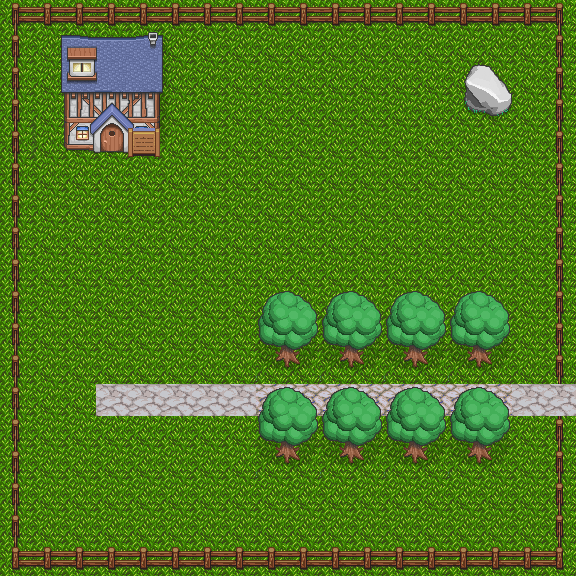

This is a level from a 2D game, rendered from its Tiled map with the project's own tilesets. A one-line summary and the map file follow, with tile-layer data summarised:
An orthogonal 18x18 tile map with 32x32 px tiles, 3 tile layers (Background, Scene, Forground), 12 tilesets and 111 objects (107x collision, 3x event, npc).

<map version="1.0" orientation="orthogonal" renderorder="right-down" width="18" height="18" tilewidth="32" tileheight="32" nextobjectid="164">
 <tileset firstgid="1" name="PathAndObjects" tilewidth="32" tileheight="32" tilecount="256" columns="16">
  <image source="../PathAndObjects.png" width="512" height="512" />
 </tileset>
 <tileset firstgid="257" name="farming_fishing" tilewidth="32" tileheight="32" tilecount="400" columns="20">
  <image source="../lpc_daneeklu/tilesets/farming_fishing.png" width="640" height="640" />
 </tileset>
 <tileset firstgid="657" name="fence" tilewidth="32" tileheight="32" tilecount="18" columns="3">
  <image source="../lpc_daneeklu/tilesets/fence.png" width="96" height="192" />
 </tileset>
 <tileset firstgid="675" name="fence_alt" tilewidth="32" tileheight="32" tilecount="18" columns="3">
  <image source="../lpc_daneeklu/tilesets/fence_alt.png" width="96" height="192" />
 </tileset>
 <tileset firstgid="693" name="plants" tilewidth="32" tileheight="32" tilecount="108" columns="9">
  <image source="../lpc_daneeklu/tilesets/plants.png" width="288" height="384" />
 </tileset>
 <tileset firstgid="801" name="desert" tilewidth="32" tileheight="32" tilecount="72" columns="6">
  <image source="../desert.png" width="208" height="384" />
 </tileset>
 <tileset firstgid="873" name="grassTileset" tilewidth="32" tileheight="32" tilecount="20" columns="10">
  <image source="../grassTileset.png" width="350" height="93" />
 </tileset>
 <tileset firstgid="893" name="desert_tileset32x32" tilewidth="32" tileheight="32" tilecount="42" columns="14">
  <image source="../desert_tileset32x32.png" width="448" height="96" />
 </tileset>
 <tileset firstgid="935" name="tilesheet" tilewidth="32" tileheight="32" tilecount="490" columns="10">
  <image source="../img/1/tilesheet.png" width="320" height="1568" />
 </tileset>
 <tileset firstgid="1425" name="tilesheet1" tilewidth="32" tileheight="32" tilecount="490" columns="10">
  <image source="../img/1/tilesheet1.png" width="320" height="1568" />
 </tileset>
 <tileset firstgid="1915" name="interior" tilewidth="32" tileheight="32" tilecount="256" columns="16">
  <image source="../LPC_house_interior/interior.png" width="512" height="512" />
 </tileset>
 <tileset firstgid="2171" name="roscoe_jenkins32" tilewidth="32" tileheight="32" tilecount="273" columns="13">
  <image source="../roscoe_jenkins32.png" width="416" height="672" />
 </tileset>
 <layer name="Background" width="18" height="18">
  <data>[324 cells, 324 non-empty, 2 distinct tile ids]</data>
 </layer>
 <layer name="Scene" width="18" height="18">
  <data>[324 cells, 146 non-empty, 37 distinct tile ids]</data>
 </layer>
 <objectgroup name="Objects">
  <object id="41" type="collision" x="544" y="32" width="32" height="32" />
  <object id="47" type="collision" x="544" y="0" width="32" height="32" />
  <object id="48" type="collision" x="512" y="0" width="32" height="32" />
  <object id="49" type="collision" x="480" y="0" width="32" height="32" />
  <object id="50" type="collision" x="448" y="0" width="32" height="32" />
  <object id="51" type="collision" x="416" y="0" width="32" height="32" />
  <object id="52" type="collision" x="384" y="0" width="32" height="32" />
  <object id="53" type="collision" x="352" y="0" width="32" height="32" />
  <object id="54" type="collision" x="320" y="0" width="32" height="32" />
  <object id="55" type="collision" x="288" y="0" width="32" height="32" />
  <object id="56" type="collision" x="256" y="0" width="32" height="32" />
  <object id="57" type="collision" x="224" y="0" width="32" height="32" />
  <object id="58" type="collision" x="192" y="0" width="32" height="32" />
  <object id="59" type="collision" x="160" y="0" width="32" height="32" />
  <object id="60" type="collision" x="128" y="0" width="32" height="32" />
  <object id="61" type="collision" x="96" y="0" width="32" height="32" />
  <object id="62" type="collision" x="64" y="0" width="32" height="32" />
  <object id="63" type="collision" x="32" y="0" width="32" height="32" />
  <object id="64" type="collision" x="0" y="0" width="32" height="32" />
  <object id="65" type="collision" x="0" y="32" width="32" height="32" />
  <object id="66" type="collision" x="0" y="64" width="32" height="32" />
  <object id="67" type="collision" x="0" y="96" width="32" height="32" />
  <object id="68" type="collision" x="0" y="128" width="32" height="32" />
  <object id="69" type="collision" x="0" y="160" width="32" height="32" />
  <object id="70" type="collision" x="0" y="192" width="32" height="32" />
  <object id="71" type="collision" x="0" y="224" width="32" height="32" />
  <object id="72" type="collision" x="0" y="256" width="32" height="32" />
  <object id="73" type="collision" x="0" y="288" width="32" height="32" />
  <object id="74" type="collision" x="0" y="320" width="32" height="32" />
  <object id="75" type="collision" x="0" y="352" width="32" height="32" />
  <object id="76" type="collision" x="0" y="384" width="32" height="32" />
  <object id="77" type="collision" x="0" y="416" width="32" height="32" />
  <object id="78" type="collision" x="0" y="448" width="32" height="32" />
  <object id="79" type="collision" x="0" y="480" width="32" height="32" />
  <object id="80" type="collision" x="0" y="512" width="32" height="32" />
  <object id="81" type="collision" x="0" y="544" width="32" height="32" />
  <object id="82" type="collision" x="32" y="544" width="32" height="32" />
  <object id="83" type="collision" x="96" y="544" width="32" height="32" />
  <object id="84" type="collision" x="64" y="544" width="32" height="32" />
  <object id="85" type="collision" x="160" y="544" width="32" height="32" />
  <object id="86" type="collision" x="128" y="544" width="32" height="32" />
  <object id="87" type="collision" x="192" y="544" width="32" height="32" />
  <object id="88" type="collision" x="224" y="544" width="32" height="32" />
  <object id="89" type="collision" x="256" y="544" width="32" height="32" />
  <object id="90" type="collision" x="288" y="544" width="32" height="32" />
  <object id="91" type="collision" x="320" y="544" width="32" height="32" />
  <object id="92" type="collision" x="352" y="544" width="32" height="32" />
  <object id="93" type="collision" x="384" y="544" width="32" height="32" />
  <object id="94" type="collision" x="416" y="544" width="32" height="32" />
  <object id="95" type="collision" x="448" y="544" width="32" height="32" />
  <object id="96" type="collision" x="480" y="544" width="32" height="32" />
  <object id="97" type="collision" x="512" y="544" width="32" height="32" />
  <object id="98" type="collision" x="544" y="544" width="32" height="32" />
  <object id="99" type="collision" x="544" y="512" width="32" height="32" />
  <object id="100" type="collision" x="544" y="480" width="32" height="32" />
  <object id="101" type="collision" x="544" y="448" width="32" height="32" />
  <object id="102" type="collision" x="544" y="416" width="32" height="32" />
  <object id="104" type="collision" x="544" y="352" width="32" height="32" />
  <object id="105" type="collision" x="544" y="320" width="32" height="32" />
  <object id="106" type="collision" x="544" y="288" width="32" height="32" />
  <object id="107" type="collision" x="544" y="256" width="32" height="32" />
  <object id="108" type="collision" x="544" y="224" width="32" height="32" />
  <object id="109" type="collision" x="544" y="192" width="32" height="32" />
  <object id="110" type="collision" x="544" y="160" width="32" height="32" />
  <object id="111" type="collision" x="544" y="128" width="32" height="32" />
  <object id="112" type="collision" x="544" y="96" width="32" height="32" />
  </objectgroup>
 <layer name="Forground" width="18" height="18">
  <data>[324 cells, 16 non-empty, 2 distinct tile ids]</data>
 </layer>
</map>
<!-- 45 of 111 objects omitted -->
